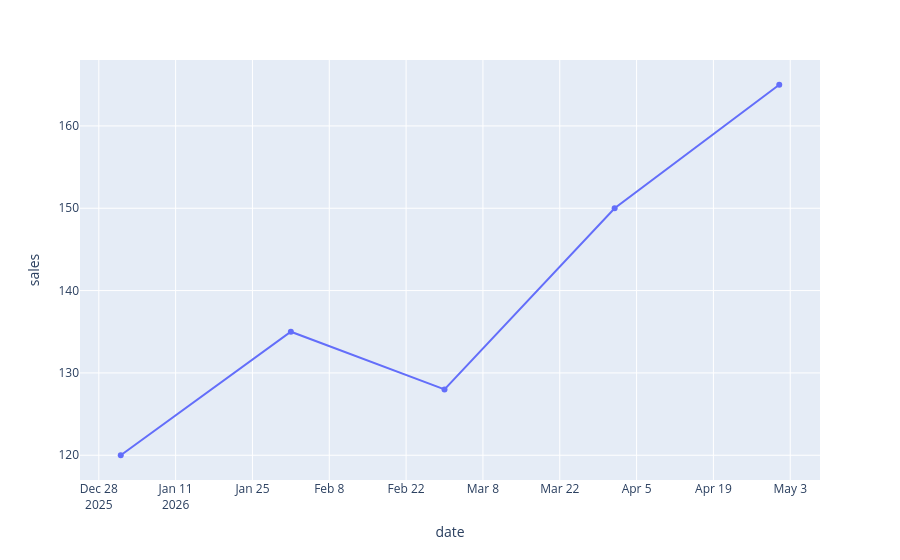

This figure's notebook cell:
### Code cell
fig = px.line(
    sorted_df,
    x='date',
    y='sales',
    markers=True,
)

fig.show()

### Figure 1 — Plotly figure (JSON) as saved in the notebook; plotly's stock layout.template omitted (floating-point values rounded to 4 significant figures)
{"data": [{"hovertemplate": "date=%{x}<br>sales=%{y}<extra></extra>", "legendgroup": "", "line": {"color": "#636efa", "dash": "solid"}, "marker": {"symbol": "circle"}, "mode": "lines+markers", "name": "", "orientation": "v", "showlegend": false, "x": ["2026-01-01T00:00:00.000000", "2026-02-01T00:00:00.000000", "2026-03-01T00:00:00.000000", "2026-04-01T00:00:00.000000", "2026-05-01T00:00:00.000000"], "xaxis": "x", "y": [120, 135, 128, 150, 165], "yaxis": "y", "type": "scatter"}], "layout": {"xaxis": {"anchor": "y", "domain": [0.0, 1.0], "title": {"text": "date"}}, "yaxis": {"anchor": "x", "domain": [0.0, 1.0], "title": {"text": "sales"}}, "legend": {"tracegroupgap": 0}, "margin": {"t": 60}}}
